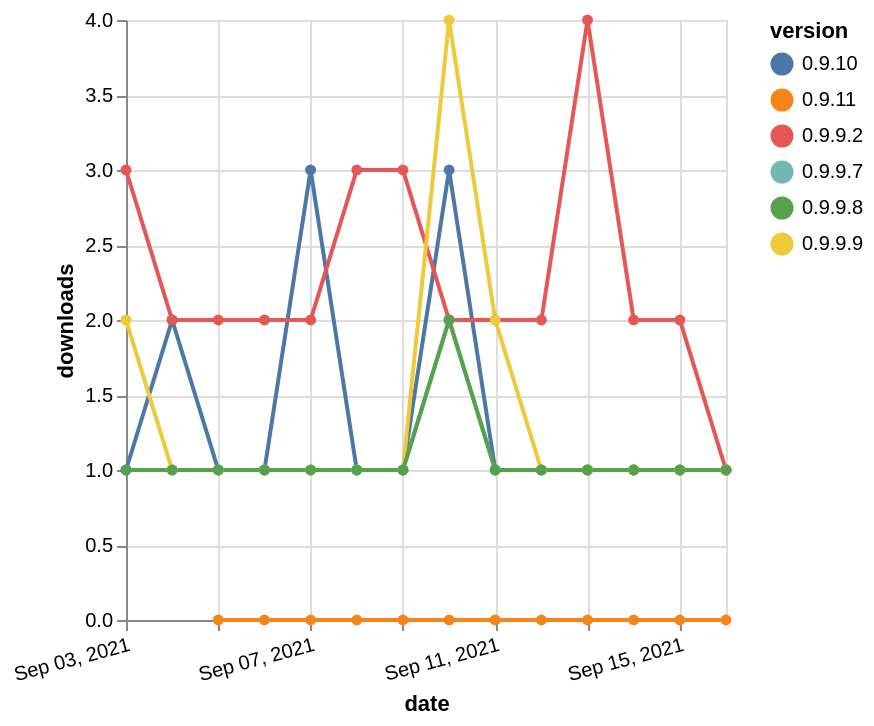

Write the Vega-Lite specification saved for this chart.
### Vega-Lite specification from a JSON file in a GitHub repository (floating-point values rounded to 4 significant figures)
{"$schema": "https://vega.github.io/schema/vega-lite/v5.json", "description": "A simple bar chart with embedded data.", "data": {"values": [{"date": "2021-09-03", "total": 229, "delta": 1, "version": "0.9.9.7"}, {"date": "2021-09-04", "total": 230, "delta": 1, "version": "0.9.9.7"}, {"date": "2021-09-05", "total": 231, "delta": 1, "version": "0.9.9.7"}, {"date": "2021-09-06", "total": 232, "delta": 1, "version": "0.9.9.7"}, {"date": "2021-09-07", "total": 233, "delta": 1, "version": "0.9.9.7"}, {"date": "2021-09-08", "total": 234, "delta": 1, "version": "0.9.9.7"}, {"date": "2021-09-09", "total": 235, "delta": 1, "version": "0.9.9.7"}, {"date": "2021-09-10", "total": 237, "delta": 2, "version": "0.9.9.7"}, {"date": "2021-09-11", "total": 238, "delta": 1, "version": "0.9.9.7"}, {"date": "2021-09-12", "total": 239, "delta": 1, "version": "0.9.9.7"}, {"date": "2021-09-13", "total": 240, "delta": 1, "version": "0.9.9.7"}, {"date": "2021-09-14", "total": 241, "delta": 1, "version": "0.9.9.7"}, {"date": "2021-09-15", "total": 242, "delta": 1, "version": "0.9.9.7"}, {"date": "2021-09-16", "total": 243, "delta": 1, "version": "0.9.9.7"}, {"date": "2021-09-03", "total": 323, "delta": 1, "version": "0.9.10"}, {"date": "2021-09-04", "total": 325, "delta": 2, "version": "0.9.10"}, {"date": "2021-09-05", "total": 326, "delta": 1, "version": "0.9.10"}, {"date": "2021-09-06", "total": 327, "delta": 1, "version": "0.9.10"}, {"date": "2021-09-07", "total": 330, "delta": 3, "version": "0.9.10"}, {"date": "2021-09-08", "total": 331, "delta": 1, "version": "0.9.10"}, {"date": "2021-09-09", "total": 332, "delta": 1, "version": "0.9.10"}, {"date": "2021-09-10", "total": 335, "delta": 3, "version": "0.9.10"}, {"date": "2021-09-11", "total": 336, "delta": 1, "version": "0.9.10"}, {"date": "2021-09-12", "total": 337, "delta": 1, "version": "0.9.10"}, {"date": "2021-09-13", "total": 338, "delta": 1, "version": "0.9.10"}, {"date": "2021-09-14", "total": 339, "delta": 1, "version": "0.9.10"}, {"date": "2021-09-15", "total": 340, "delta": 1, "version": "0.9.10"}, {"date": "2021-09-16", "total": 341, "delta": 1, "version": "0.9.10"}, {"date": "2021-09-05", "total": 19, "delta": 0, "version": "0.9.11"}, {"date": "2021-09-06", "total": 22, "delta": 0, "version": "0.9.11"}, {"date": "2021-09-07", "total": 26, "delta": 0, "version": "0.9.11"}, {"date": "2021-09-08", "total": 32, "delta": 0, "version": "0.9.11"}, {"date": "2021-09-09", "total": 34, "delta": 0, "version": "0.9.11"}, {"date": "2021-09-10", "total": 37, "delta": 0, "version": "0.9.11"}, {"date": "2021-09-11", "total": 51, "delta": 0, "version": "0.9.11"}, {"date": "2021-09-12", "total": 53, "delta": 0, "version": "0.9.11"}, {"date": "2021-09-13", "total": 54, "delta": 0, "version": "0.9.11"}, {"date": "2021-09-14", "total": 70, "delta": 0, "version": "0.9.11"}, {"date": "2021-09-15", "total": 72, "delta": 0, "version": "0.9.11"}, {"date": "2021-09-16", "total": 84, "delta": 0, "version": "0.9.11"}, {"date": "2021-09-03", "total": 3072, "delta": 3, "version": "0.9.9.2"}, {"date": "2021-09-04", "total": 3074, "delta": 2, "version": "0.9.9.2"}, {"date": "2021-09-05", "total": 3076, "delta": 2, "version": "0.9.9.2"}, {"date": "2021-09-06", "total": 3078, "delta": 2, "version": "0.9.9.2"}, {"date": "2021-09-07", "total": 3080, "delta": 2, "version": "0.9.9.2"}, {"date": "2021-09-08", "total": 3083, "delta": 3, "version": "0.9.9.2"}, {"date": "2021-09-09", "total": 3086, "delta": 3, "version": "0.9.9.2"}, {"date": "2021-09-10", "total": 3088, "delta": 2, "version": "0.9.9.2"}, {"date": "2021-09-11", "total": 3090, "delta": 2, "version": "0.9.9.2"}, {"date": "2021-09-12", "total": 3092, "delta": 2, "version": "0.9.9.2"}, {"date": "2021-09-13", "total": 3096, "delta": 4, "version": "0.9.9.2"}, {"date": "2021-09-14", "total": 3098, "delta": 2, "version": "0.9.9.2"}, {"date": "2021-09-15", "total": 3100, "delta": 2, "version": "0.9.9.2"}, {"date": "2021-09-16", "total": 3101, "delta": 1, "version": "0.9.9.2"}, {"date": "2021-09-03", "total": 294, "delta": 2, "version": "0.9.9.9"}, {"date": "2021-09-04", "total": 295, "delta": 1, "version": "0.9.9.9"}, {"date": "2021-09-05", "total": 296, "delta": 1, "version": "0.9.9.9"}, {"date": "2021-09-06", "total": 297, "delta": 1, "version": "0.9.9.9"}, {"date": "2021-09-07", "total": 298, "delta": 1, "version": "0.9.9.9"}, {"date": "2021-09-08", "total": 299, "delta": 1, "version": "0.9.9.9"}, {"date": "2021-09-09", "total": 300, "delta": 1, "version": "0.9.9.9"}, {"date": "2021-09-10", "total": 304, "delta": 4, "version": "0.9.9.9"}, {"date": "2021-09-11", "total": 306, "delta": 2, "version": "0.9.9.9"}, {"date": "2021-09-12", "total": 307, "delta": 1, "version": "0.9.9.9"}, {"date": "2021-09-13", "total": 308, "delta": 1, "version": "0.9.9.9"}, {"date": "2021-09-14", "total": 309, "delta": 1, "version": "0.9.9.9"}, {"date": "2021-09-15", "total": 310, "delta": 1, "version": "0.9.9.9"}, {"date": "2021-09-16", "total": 311, "delta": 1, "version": "0.9.9.9"}, {"date": "2021-09-03", "total": 347, "delta": 1, "version": "0.9.9.8"}, {"date": "2021-09-04", "total": 348, "delta": 1, "version": "0.9.9.8"}, {"date": "2021-09-05", "total": 349, "delta": 1, "version": "0.9.9.8"}, {"date": "2021-09-06", "total": 350, "delta": 1, "version": "0.9.9.8"}, {"date": "2021-09-07", "total": 351, "delta": 1, "version": "0.9.9.8"}, {"date": "2021-09-08", "total": 352, "delta": 1, "version": "0.9.9.8"}, {"date": "2021-09-09", "total": 353, "delta": 1, "version": "0.9.9.8"}, {"date": "2021-09-10", "total": 355, "delta": 2, "version": "0.9.9.8"}, {"date": "2021-09-11", "total": 356, "delta": 1, "version": "0.9.9.8"}, {"date": "2021-09-12", "total": 357, "delta": 1, "version": "0.9.9.8"}, {"date": "2021-09-13", "total": 358, "delta": 1, "version": "0.9.9.8"}, {"date": "2021-09-14", "total": 359, "delta": 1, "version": "0.9.9.8"}, {"date": "2021-09-15", "total": 360, "delta": 1, "version": "0.9.9.8"}, {"date": "2021-09-16", "total": 361, "delta": 1, "version": "0.9.9.8"}]}, "width": "container", "mark": {"type": "line", "point": {"filled": true}}, "encoding": {"x": {"field": "date", "type": "temporal", "timeUnit": "yearmonthdate", "title": "date", "axis": {"labelAngle": -15}}, "y": {"field": "delta", "type": "quantitative", "title": "downloads"}, "color": {"field": "version", "type": "nominal"}, "tooltip": {"field": "delta"}}}
